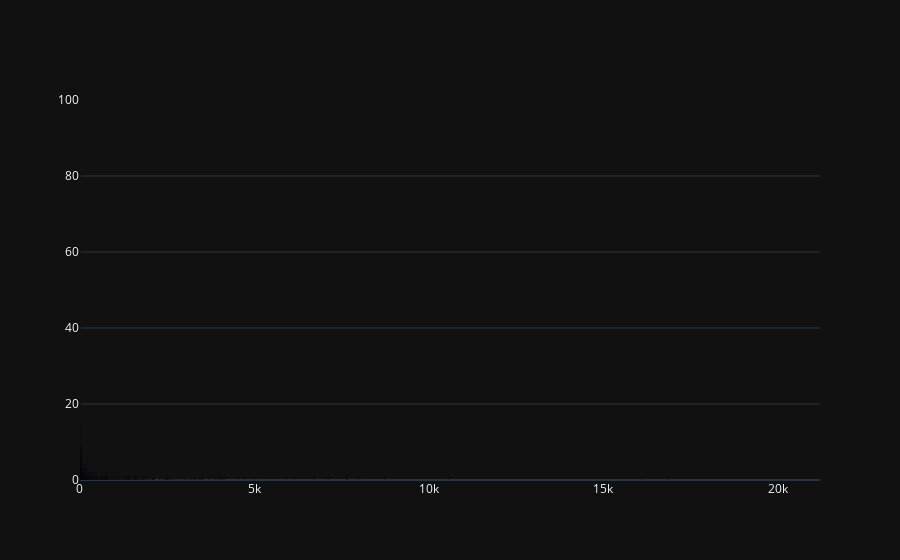

The notebook cell this image was saved under:
### Markdown cell above
# stats journaux

### Code cell
import pandas as pd
import plotly.graph_objects as go

# Charger le fichier CSV
# Remplace 'publications.csv' par le chemin vers ton fichier CSV
df = pd.read_csv('./data/scopus/PHYS.csv')


# Compter le nombre de publications par ISSN
publication_counts = df['prism:issn'].value_counts()

# Créer un DataFrame explicite à partir des comptes de publications
count_of_counts = pd.DataFrame({'Nombre de journaux': publication_counts.value_counts()}).reset_index()
count_of_counts.columns = ['Nombre de publications', 'Nombre de journaux']

# Trier par le nombre de publications
count_of_counts = count_of_counts.sort_values(by='Nombre de publications')
count_dict = count_of_counts.set_index('Nombre de publications')['Nombre de journaux'].to_dict()

# Créer un histogramme avec Plotly
fig = go.Figure(data = [go.Bar(
    # x=[str(x) for x in count_dict.keys()],
    x=list(count_dict.keys()),
    y=list(count_dict.values())
)])

# Afficher le graphique
fig.show()

### Figure 1 — Plotly figure (JSON) as saved in the notebook; plotly's stock layout.template omitted (floating-point values rounded to 4 significant figures; data arrays with more than 128 entries replaced by an {"elided": "..."} marker saying what was removed)
{"data": [{"x": {"elided": "502 int values"}, "y": {"elided": "502 int values"}, "type": "bar"}], "layout": {}}
